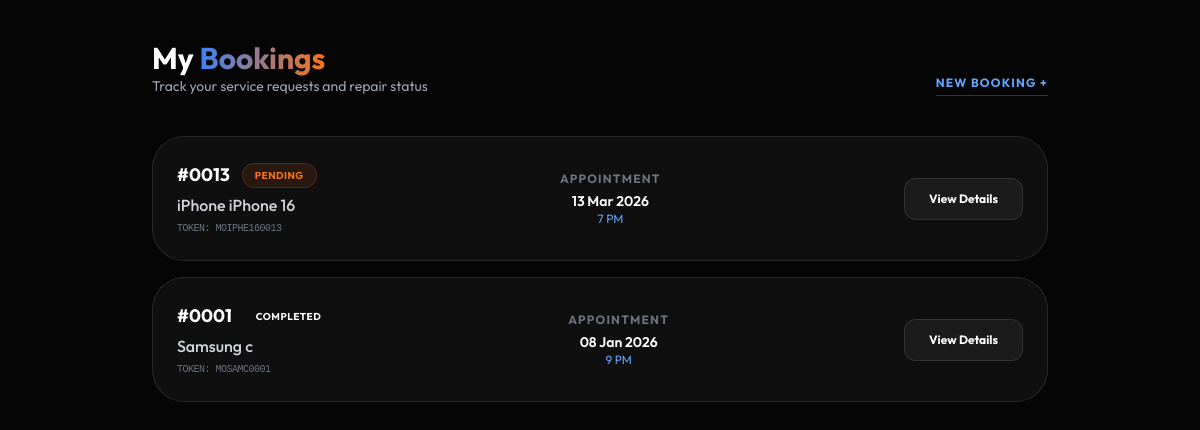
/bookings/my-bookings/ (signed in), run on the app's committed database.
### Bookings/models.py (models this page shows, shortened)
class Booking(models.Model):
    STATUS_CHOICES = [
        ('pending', 'Pending'),
        ('assigned', 'Technician Assigned'),
        ('in_progress', 'In Progress'),
        ('completed', 'Completed'),
        ('cancelled', 'Cancelled'),
    ]
    status = models.CharField(max_length=20, choices=STATUS_CHOICES, default='pending')
    user = models.ForeignKey('Accounts.MyUser', on_delete=models.CASCADE)
    service_type = models.CharField(max_length=100)
    service_name = models.CharField(max_length=200)
    model = models.CharField(max_length=100)
    purpose = models.CharField(max_length=100)
    description = models.TextField()
    phone = models.CharField(max_length=15, blank=True, null=True)
    booking_date = models.DateTimeField()
    created_at = models.DateTimeField(auto_now_add=True)
    sequence_number = models.PositiveIntegerField(unique=True, editable=False)
    token = models.CharField(max_length=30, editable=False, null=True, blank=True)
    order_id = models.CharField(max_length=10, editable=False, null=True, blank=True)

### Bookings/views.py (the view)
# urls.py: path('my-bookings/', my_bookings, name='my_bookings'),
@login_required
def my_bookings(request):
    bookings = Booking.objects.filter(user=request.user).order_by('-created_at')
    context = {
        'bookings': bookings,
    }
    return render(request, 'Bookings/my_bookings.html', context)

### templates/Bookings/my_bookings.html (shortened to what this page needs)
<!DOCTYPE html>
<html lang="en">
<head>
    <script src="https://cdn.tailwindcss.com"></script>
</head>
<body class="py-10 px-4">
    <div class="max-w-4xl mx-auto">
        <header class="mb-10 flex justify-between items-end">
            <div>
                <h1 class="text-3xl font-bold">My <span class="brand-gradient">Bookings</span></h1>
                <p class="text-gray-400 text-sm">Track your service requests and repair status</p>
            </div>
            <a href="/" class="text-xs font-bold text-blue-400 uppercase tracking-widest border-b border-blue-400/30 pb-1">New Booking +</a>
        </header>
        <div class="space-y-4">
            {% for booking in bookings %}
            <div class="glass-card p-6 rounded-[2rem] flex flex-col md:flex-row justify-between items-start md:items-center gap-6">
                <div class="space-y-1">
                    <div class="flex items-center gap-3">
                        <span class="text-lg font-bold">{{ booking.order_id }}</span>
                        <span class="px-3 py-1 rounded-full text-[10px] font-bold uppercase tracking-wider status-{{ booking.status }}">
                            {{ booking.get_status_display }}
                        </span>
                    </div>
                    <p class="text-gray-300 font-medium">{{ booking.service_name }} {{ booking.model }}</p>
                    <p class="text-[10px] text-gray-500 font-mono tracking-tighter uppercase">Token: {{ booking.token }}</p>
                </div>
                <div class="text-left md:text-center">
                    <p class="text-xs text-gray-500 uppercase font-bold tracking-widest mb-1">Appointment</p>
                    <p class="text-sm font-semibold">{{ booking.booking_date|date:"d M Y" }}</p>
                    <p class="text-xs text-blue-400">{{ booking.booking_date|date:"f A" }}</p>
                </div>
                <div class="flex gap-2 w-full md:w-auto">
                    <a href="{% url 'booking_success' booking.token %}" class="flex-1 md:flex-none bg-white/5 hover:bg-white/10 border border-white/10 px-6 py-3 rounded-xl text-xs font-bold transition-all text-center">
                        View Details
                    </a>
                </div>
            </div>
            {% endfor %}
        </div>
    </div>
</body>
</html>

### templates/Bookings/my_bookings.html (style rules this page uses)
:root { --bg-dark: #050505; --blue-glow: #3b82f6; --orange-glow: #f97316; }
body { background-color: var(--bg-dark); color: white; font-family: 'Outfit', sans-serif; }
.glass-card { background: rgba(20, 20, 20, 0.7); backdrop-filter: blur(12px); border: 1px solid rgba(255, 255, 255, 0.1); }
.brand-gradient { background: linear-gradient(to right, #3b82f6, #f97316); -webkit-background-clip: text; -webkit-text-fill-color: transparent; }
.status-pending { background: rgba(249, 115, 22, 0.1); color: #f97316; border: 1px solid rgba(249, 115, 22, 0.2); }

### data on the page
Booking: order_id "#0013", status "PENDING", service_name "iPhone", model "iPhone 16", token "MOIPHE160013", booking_date "13 Mar 2026", booking_date "7 PM"
Booking: order_id "#0001", status "COMPLETED", service_name "Samsung", model "c", token "MOSAMC0001", booking_date "08 Jan 2026", booking_date "9 PM"
